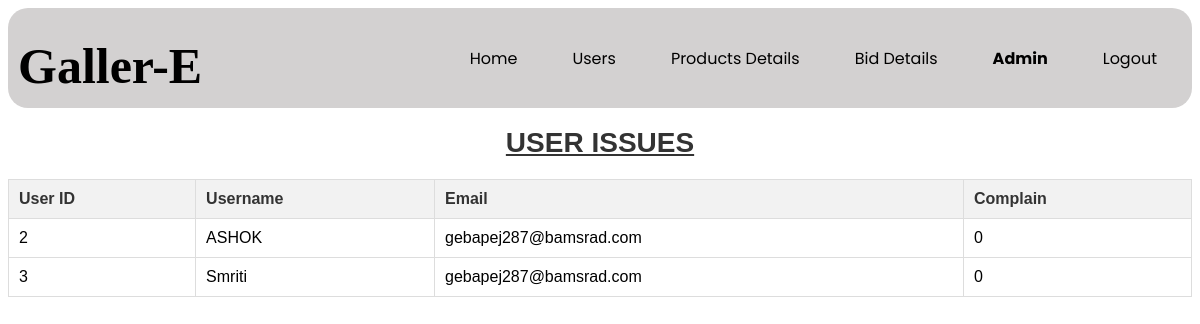
Screenshot of /components/16seecomplain.php (signed in) with the database file from the repository.
### tables this page shows
CREATE TABLE `complaints` (
  `user_id` int(11) NOT NULL,
  `username` varchar(150) NOT NULL,
  `Email` varchar(150) NOT NULL,
  `Category` varchar(150) NOT NULL,
  `Complaint` int(11) NOT NULL
);

### components/16seecomplain.php (the view, shortened to what this page needs)
<?php
include 'db_connect.php';
$query = "SELECT * FROM COMPLAINTS ";
$result = $conn->query($query);
?>
<!DOCTYPE html>
<html>
<head>
    <link rel="stylesheet" href="../css/4product.css" />
</head>
<body oncontextmenu="return disableRightClick();">
    <?php
    if ($_SESSION["usertype"] == 0) {
        require_once "../components/0nav.php";
    } else {
        require_once "../components/0adminnav.php";
    }
    ?>
    <div class="content">
        <h1>USER ISSUES</h1>
    </div>
    <div class="content">
        <table>
            <tr>
                <th>User ID</th>
                <th>Username</th>
                <th>Email</th>
                <th>Complain</th>
            </tr>
            <?php foreach($result as $r) { ?>
            <tr>
                <td><?php echo $r['user_id']; ?></td>
                <td><?php echo $r['username']; ?></td>
                <td><?php echo $r['Email']; ?></td>
                <td><?php echo $r['Complaint']; ?></td>
            </tr>
            <?php } ?>
        </table>
    </div>
</body>
</html>

### css/4product.css (style rules this page uses)
body { font-family: Arial, sans-serif; background-color: white; }
h1 { margin-bottom: 20px; font-size: 28px; color: #333; text-align: center; text-decoration: underline; }
table { width: 100%; border-collapse: collapse; margin-bottom: 20px; border-radius: 10px; }
table, th, td { border: 1px solid #ddd; }
th, td { padding: 10px; text-align: left; }
th { background-color: #f2f2f2; color: #333; }

### rows the page displays
complaints: user_id "2", username "ASHOK", Email "gebapej287@bamsrad.com", Complaint "0"
complaints: user_id "3", username "Smriti", Email "gebapej287@bamsrad.com", Complaint "0"

### other values shown
$_SESSION['username'] "Admin"
